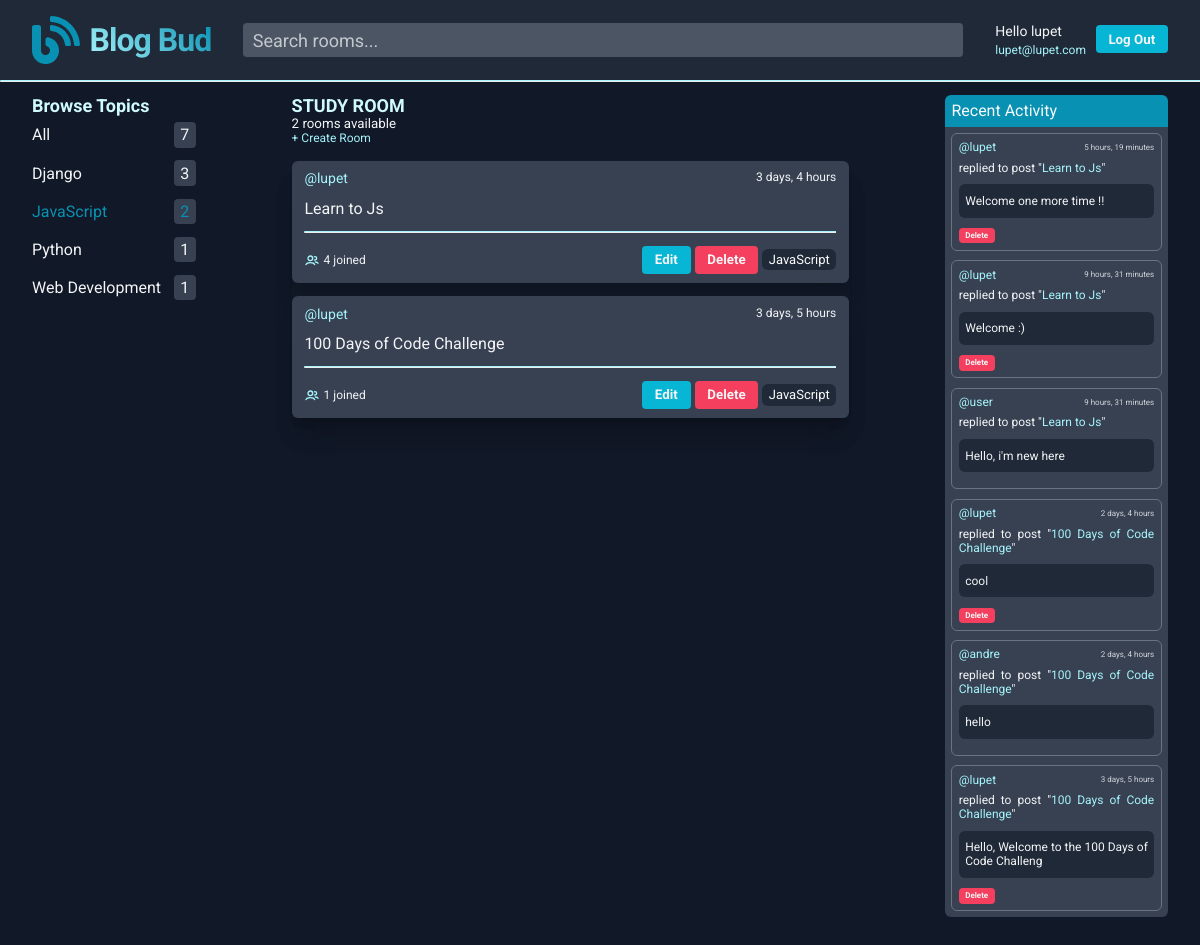
The page /?q=JavaScript (signed in) on the database its author committed.
### base/models.py (models this page shows)
class Topic(models.Model):
    name = models.CharField(max_length=225)
    def __str__(self):
        return self.name

class Room(models.Model):
    host = models.ForeignKey(User, on_delete=models.SET_NULL, null=True)
    topic = models.ForeignKey("Topic", on_delete=models.SET_NULL, null=True)
    name = models.CharField(max_length=225)
    description = models.TextField(null=True, blank=True)
    participants = models.ManyToManyField(User, related_name='participants', blank=True)
    updated = models.DateTimeField(auto_now=True)
    created = models.DateTimeField(auto_now_add=True)
    class Meta:
        ordering = ['-updated', '-created']
    def __str__(self):
        return self.name

class Message(models.Model):
    user = models.ForeignKey(User, on_delete=models.CASCADE)
    room = models.ForeignKey(Room, on_delete=models.CASCADE)
    body = models.TextField()
    updated = models.DateTimeField(auto_now=True)
    created = models.DateTimeField(auto_now_add=True)
    class Meta:
        ordering = ['-updated', '-created']
    def __str__(self):
        return self.body[0:50]

### base/views.py (the view)
# urls.py: 2. Add a URL to urlpatterns:  path('', views.home, name='home')
@login_required(login_url='/login')
def home(request):
    query = request.GET.get('q') if request.GET.get('q') != None else ''
    rooms = Room.objects.filter(
        Q(topic__name__icontains=query) |
        Q(name__icontains=query) |
        Q(description__icontains=query)
        )
    room_count = rooms.count()
    room_messages = Message.objects.all().filter(Q(room__topic__name__icontains=query))[:7]
    topics_info = getTopicsInfo()
    rooms_info = getRoomsInfo(query=query)
    context = {
        'rooms_info': rooms_info,
        'topics_info': topics_info,
        'room_count': room_count,
        'room_messages': room_messages
        }
    return render(request, 'base/home.html', context)

### base/common/getRoomsInfo.py (called while the page is built)
def getRoomsInfo(query: str):
    roomsInfo = []
    rooms = Room.objects.filter(
        Q(topic__name__icontains=query) |
        Q(name__icontains=query) |
        Q(description__icontains=query)
        )
    for room in rooms:
        roomObj = {}
        roomObj['room'] = room
        roomObj['participants_count'] = room.participants.all().count()
        roomsInfo.append(roomObj)
    return roomsInfo

### base/common/getTopicsInfo.py (called while the page is built)
def getTopicsInfo():
    topics = Topic.objects.all().order_by('name')
    topics_info = [
        {'name': 'All', 'room_count': Room.objects.all().count()}
    ]
    for topic in topics:
        topic_obj = {}
        topic_obj['name'] = topic
        topic_obj['room_count'] = Room.objects.all().filter(Q(topic__name__icontains=topic)).count()
        topics_info.append(topic_obj)
    return topics_info

### base/templates/base/home.html
{% extends 'main.html' %}
{% block body %}
<main class="base__main_container">
  <aside>
    {% include 'base/topics_component.html' %}
  </aside>
  <section>
    <h2 class="home__header" >STUDY ROOM</h2>
    <span class="home__room_count_span" >{{room_count}} rooms available</span>
    <span class="link_span">
      <a href="{% url 'create-room' %}">+ Create Room</a>
    </span>
    {% include 'base/feed_component.html' %}
  </section>
  <section>
    {% include 'base/activity_component.html' %}
  </section>
</main>
{% endblock body %}

### templates/components/navbar.html
{% load static %}
<header class="navbar__header">
  <nav>
    <a class="navbar__logo" href="/">
      <img class="navbar__logo_img" src="{% static 'images/Logo.svg' %}" alt="Logo">
      <span class="navbar__logo_span">Blog Bud</span>
    </a>
  </nav>
  <form class="navbar__search_form" method="GET" action="{% url 'home' %}">
    <div class="input_container">
      <input class="navbar__search_input" type="text" name="q" id="q" placeholder="Search rooms..." >
    </div>
  </form>
  <div class="navbar__user_info">
    {% if request.user.is_authenticated %}
    <div class="navbar__user_description">
      <p>Hello {{request.user}}</p>
      <span class="link_span">
        <a href="{% url 'user-profile' request.user.id %}">{{request.user.email}}</a>
      </span>
    </div>
    <div class="navbar__sign_status_wrapper">
      <button class="primary_button">
        <a href="{% url 'logout' %}">Log Out</a>
      </button>
    </div>
    {% else %}
    <div class="navbar__sign_status_wrapper">
      <button class="primary_button">
        <a href="{% url 'login' %}">Log In</a>
      </button>
    </div>
    {% endif %}
  </div>
</header>
<hr>

### base/templates/base/topics_component.html
<h2 class="header_h2">Browse Topics</h2>
<div class="topic_component__container" id="topics_container">
  {% for topic_info in topics_info %}
  <div class="topic_component__wrapper">
    {% if topic_info.name == "All" %}
    <a href="{% url 'home' %}">{{topic_info.name}}</a>
    <span class="topic_component__count_wrapper">{{topic_info.room_count}}</span>
    {% else %}
    <a href="{% url 'home' %}?q={{topic_info.name}}">{{topic_info.name}}</a>
    <span class="topic_component__count_wrapper">{{topic_info.room_count}}</span>
    {% endif %}
  </div>
  {% endfor %}
</div>

### base/templates/base/feed_component.html
{% load static %}
<div class="feed_component__container shadow_xl">
  {% for room_info in rooms_info %}
    <div class="feed_component__wrapper shadow_xl">
      <div class="feed_component__room_info">
        <div class="feed_component__user_and_created">
          <a class="feed_component__user" href="{% url 'user-profile' room_info.room.host.id %}">@{{room_info.room.host.username}}</a>
          <span class="feed_component__room_creation" >{{room_info.room.created|timesince}}</span>
        </div>
        <a href="{% url 'room' room_info.room.id %}">{{room_info.room.name}}</a>
      </div>
      <div class="feed_component__users_tag">
        <hr>
        <div class="feed_component__footer_container">
          <div class="feed_component__footer_participants">
            <img class="feed_component__users_svg" src="{% static 'images/users.svg' %}" alt="users-svg">
            <span>{{room_info.participants_count}} joined</span>
          </div>
          <div class="feed_component__footer_tags">
            {% if request.user == room_info.room.host %}
            <button class="primary_button"><a href="{% url 'update-room' room_info.room.id %}">Edit</a></button>
            <button class="warning_button"><a href="{% url 'delete-room' room_info.room.id %}">Delete</a></button>
            {% endif %}
            <span class="feed_component__topic">{{room_info.room.topic.name}}</span>
          </div>
        </div>
      </div>
    </div>
  {% endfor %}
</div>

### base/templates/base/activity_component.html
<div class="activity_component__container">
  <div class="activity_component__header_wrapper">
    <h3>Recent Activity</h3>
  </div>
  <div class="activity_component__content_wrapper">
    {% for room_message in room_messages %}
      <div class="activity_component__message_container">
        <div class="activity_component__activity_info_wrapper">
          <a href="{% url 'user-profile' room_message.user.id %}">
            @{{room_message.user}}
          </a>
          <span>{{room_message.created|timesince}}</span>
        </div>
        <span class="activity_component__replied_to" >replied to post "<span>{{room_message.room}}</span>"
        </span>
        <p class="activity_component__message">{{room_message}}</p>
        {% if request.user == room_message.user %}
          <button class="warning_button activity_component__warning_button"><a href="{% url 'delete-message' room_message.id %}">Delete</a></button>
        {% endif %}
      </div>
    {% endfor %}
  </div>
</div>

### rows shown on the page
Topic: name "Django", room_count "3"
Topic: name "JavaScript", room_count "2"
Topic: name "Python", room_count "1"
Topic: name "Web Development", room_count "1"
Room: room.host.username "lupet", room.created "3 days, 4 hours", room.name "Learn to Js", participants_count "4", shows "Edit", room.topic.name "JavaScript"
Room: room.host.username "lupet", room.created "3 days, 5 hours", room.name "100 Days of Code Challenge", participants_count "1", shows "Edit", room.topic.name "JavaScript"
Message: user "lupet", created "5 hours, 19 minutes", room "Learn to Js", body "Welcome one more time !!", shows "Delete"
Message: user "lupet", created "9 hours, 31 minutes", room "Learn to Js", body "Welcome :)", shows "Delete"
Message: user "user", created "9 hours, 31 minutes", room "Learn to Js", body "Hello, i'm new here"
Message: user "lupet", created "2 days, 4 hours", room "100 Days of Code Challenge", body "cool", shows "Delete"
Message: user "andre", created "2 days, 4 hours", room "100 Days of Code Challenge", body "hello"
Message: user "lupet", created "3 days, 5 hours", room "100 Days of Code Challenge", body "Hello, Welcome to the 100 Days of Code Challeng", shows "Delete"

### other values the page prints
{{ request.user }} "lupet"
{{ request.user.email }} "lupet@lupet.com"
{{ topic_info.name }} "All"
{{ topic_info.room_count }} "7"
{{ room_count }} "2"
